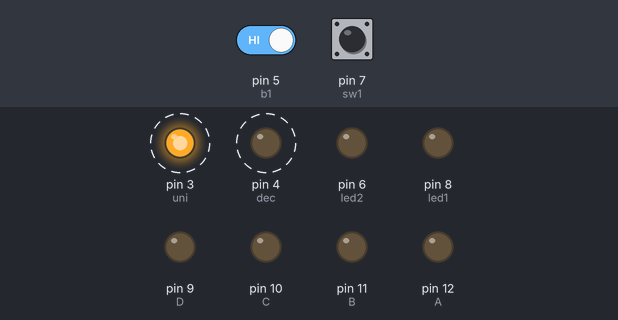
Simulated run of this sketch. Board: Arduino Uno, built with avr-gcc and run on an emulated ATmega328P. On the bench: output pins drawn as LEDs (lit = HIGH). Dashed ring = blinking. The test bench sets the inputs (shaded band); at power-on: pin 5 (b1) HIGH, pin 7 (sw1) LOW.

Above: at 1.3 s.
1.4 s: pin 5 (b1) driven LOW
At 2.7 s:
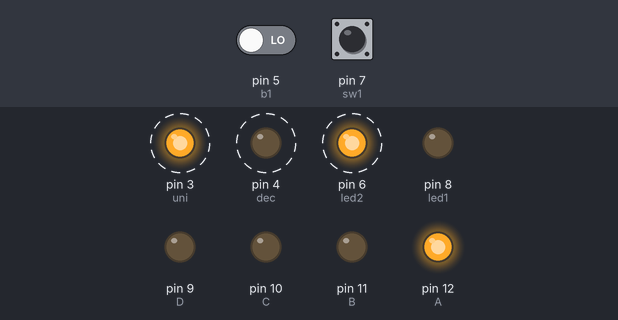
4.4 s: pin 7 (sw1) pulled HIGH for 0.3 s
At 5.8 s:
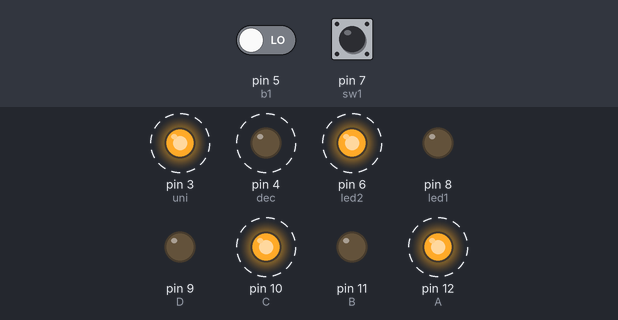
7.7 s: pin 7 (sw1) pulled HIGH for 1 s
At 9.5 s:
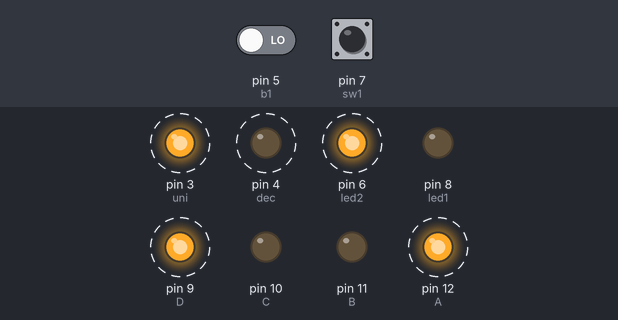
11.7 s: pin 7 (sw1) pulled HIGH for 3.2 s
At 14.6 s:
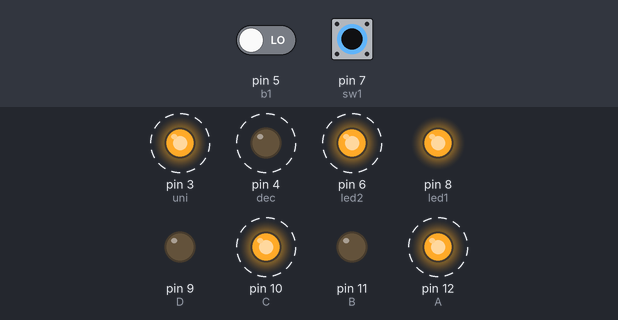
16.4 s: pin 7 (sw1) pulled HIGH for 3.2 s
At 18.0 s:
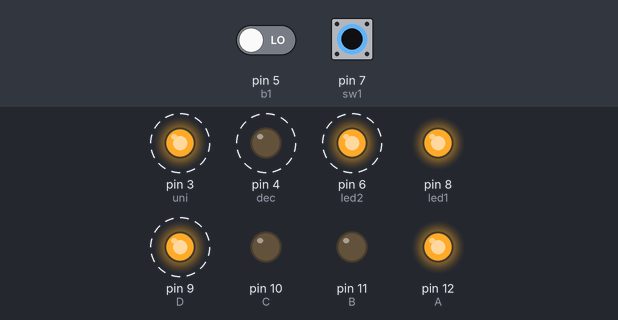
21.1 s: pin 7 (sw1) pulled HIGH for 1 s
At 24.8 s:
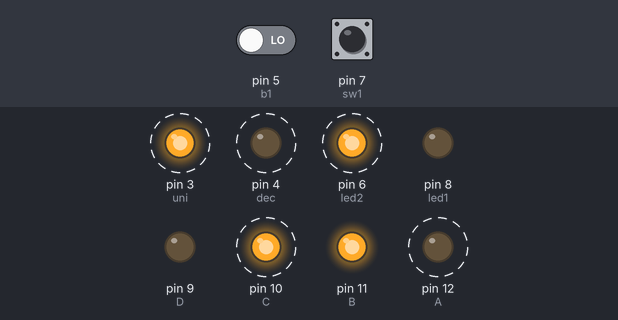
Timing chart, 0 to 29.1 s (numbered marks = the images above; inputs shaded):
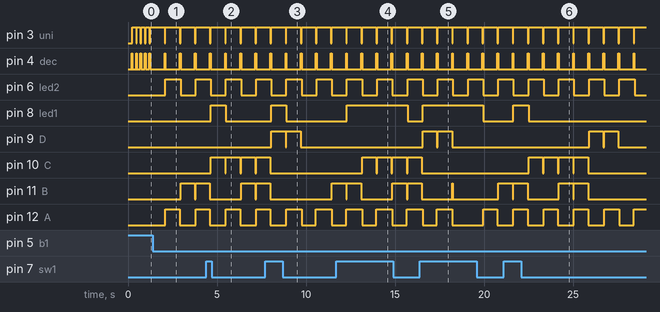

Measured:
- after the input at 1.4 s, pin 3 (uni): alternates HIGH for 0.80 s and LOW for 0.05 s, starting after 0.65 s; pin 4 (dec): alternates HIGH for 0.05 s and LOW for 0.80 s, starting after 0.65 s
- after the input at 4.4 s, pin 8 (led1): LOW → HIGH after 0.25 s, → LOW 0.85 s later
- after the input at 7.7 s, pin 8 (led1): LOW → HIGH after 0.35 s, → LOW 0.85 s later
- after the input at 11.7 s, pin 8 (led1): LOW → HIGH after 0.60 s, → LOW 3.4 s later
- after the input at 16.4 s, pin 8 (led1): LOW → HIGH after 0.15 s, → LOW 3.4 s later
- after the input at 21.1 s, pin 8 (led1): LOW → HIGH after 0.55 s, → LOW 0.85 s later
- by itself, pin 3 (uni): alternates HIGH for 0.20 s and LOW for 0.05 s
- by itself, pin 4 (dec): alternates HIGH for 0.05 s and LOW for 0.20 s

The sketch:

Clase2-Entradas_Digitales.ino
```cpp
/*
PUERTOS COMO ENTRADA DE DATOS DIGITALES
  setup
  pinMode(pin,INPUT);

  loop
  digitalRead(pin);
*/
int sw1=7;
int led1=8;
int led2=6;
int b1=5;
int on=0;
int cont=0;
int A=12;
int B=11;
int C=10;
int D=9;
int dec=4;
int uni=3;
int decenas=0;
int unidades=0;
void setup() {
Serial.begin(9600);
pinMode(sw1,INPUT);//switch
pinMode(b1,INPUT);//boton
pinMode(led1,OUTPUT);//LED1
pinMode(led2,OUTPUT);//LED2

pinMode(A,OUTPUT);//display
pinMode(B,OUTPUT);
pinMode(C,OUTPUT);
pinMode(D,OUTPUT);
pinMode(dec,OUTPUT);
pinMode(uni,OUTPUT);
}

void loop() {

/*----------------------------------------*/

  if(digitalRead(sw1)==HIGH){

    digitalWrite(led1,HIGH);
    delay(200);
    }else{
      digitalWrite(led1,LOW);
      delay(200);
      }

/*----------------------------------------*/
  if(digitalRead(b1)==LOW){
    delay(600);
    on=1-on;

    if(cont<20){
      cont++;
      }else{
        cont=0;
        }
  }
        decenas=cont/10;
        unidades=cont-decenas*10;
        digitalWrite(dec,HIGH);
        digitalWrite(uni,LOW);
        numeros(decenas);
        delay(50);
        digitalWrite(dec,LOW);
        digitalWrite(uni,HIGH);
        numeros(unidades);

    if(on==1){
      digitalWrite(led2,HIGH);
      }else{
        digitalWrite(led2,LOW);
        }

}

void numeros(int dato){

  switch(dato){

   case 0:
   digitalWrite(A,LOW);
   digitalWrite(B,LOW);
   digitalWrite(C,LOW);
   digitalWrite(D,LOW);
  break;
   case 1:
   digitalWrite(A,HIGH);
   digitalWrite(B,LOW);
   digitalWrite(C,LOW);
   digitalWrite(D,LOW);
  break;
   case 2:
   digitalWrite(A,LOW);
   digitalWrite(B,HIGH);
   digitalWrite(C,LOW);
   digitalWrite(D,LOW);
  break;
   case 3:
   digitalWrite(A,HIGH);
   digitalWrite(B,HIGH);
   digitalWrite(C,LOW);
   digitalWrite(D,LOW);
  break;
   case 4:
   digitalWrite(A,LOW);
   digitalWrite(B,LOW);
   digitalWrite(C,HIGH);
   digitalWrite(D,LOW);
  break;
   case 5:
   digitalWrite(A,HIGH);
   digitalWrite(B,LOW);
   digitalWrite(C,HIGH);
   digitalWrite(D,LOW);
  break;
   case 6:
   digitalWrite(A,LOW);
   digitalWrite(B,HIGH);
   digitalWrite(C,HIGH);
   digitalWrite(D,LOW);
  break;
   case 7:
   digitalWrite(A,HIGH);
   digitalWrite(B,HIGH);
   digitalWrite(C,HIGH);
   digitalWrite(D,LOW);
  break;
   case 8:
   digitalWrite(A,LOW);
   digitalWrite(B,LOW);
   digitalWrite(C,LOW);
   digitalWrite(D,HIGH);
  break;
   case 9:
   digitalWrite(A,HIGH);
   digitalWrite(B,LOW);
   digitalWrite(C,LOW);
   digitalWrite(D,HIGH);
  break;


  }

  }
```
